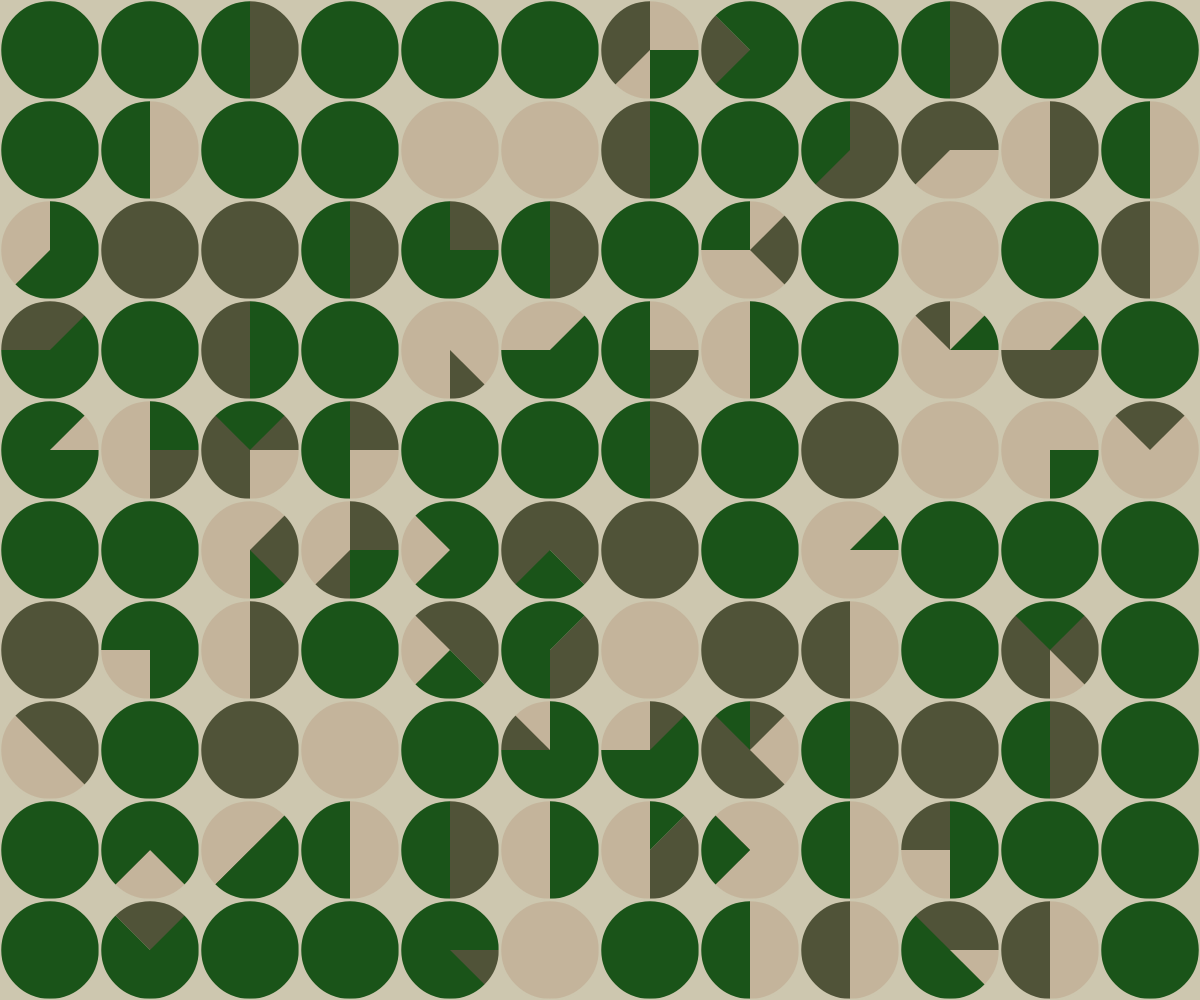
Frame 1 (no input)
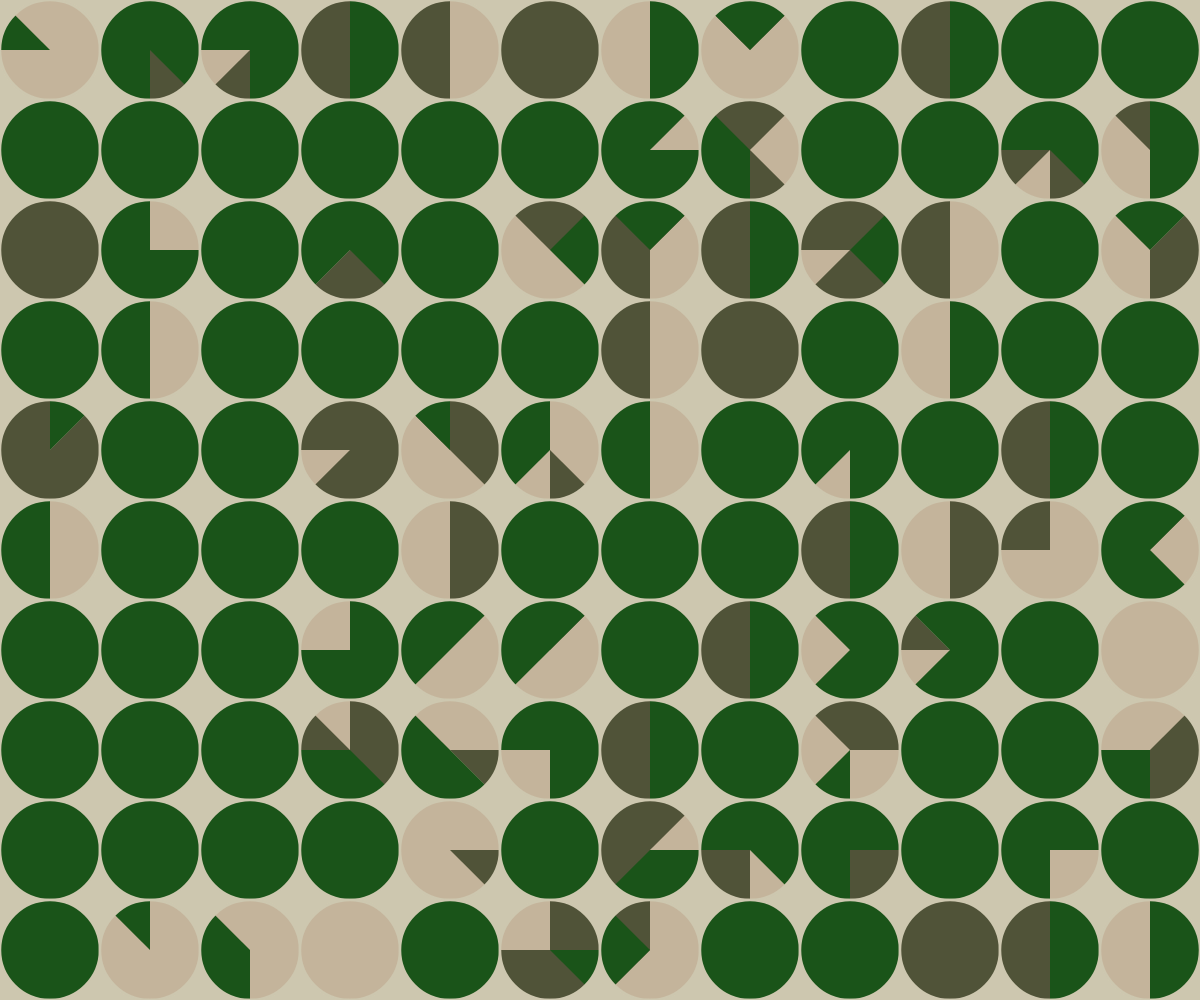
Frame 2 (the mouse pressed at the canvas centre, redrawn once)

The p5.js sketch that drew these frames (run headless with seeded random() and noise() and a simulated clock; the mouse was pressed at the canvas centre and the sketch redrawn once):

// p5.js sketch
// ── sketch.js
let fondo = [205, 199, 175];

let campoDeRiego = {
  X: 0,
  Y: 0,
  diametro: 100,

  loteo: function () {
    this.X -= this.diametro / 2;
    for (let i = 0; i < width / this.diametro; i++) {
      this.Y = this.diametro / 2;
      this.X += this.diametro;
      lote.regar(this.X, this.Y, this.diametro);
      noFill();
      stroke(fondo);
      strokeWeight(this.diametro / 40);
      circle(this.X, this.Y, this.diametro);
      for (let j = 0; j < height / this.diametro; j++) {
        this.Y += this.diametro;
        lote.regar(this.X, this.Y, this.diametro);
        noFill();
        stroke(fondo);
        strokeWeight(this.diametro / 40);
        circle(this.X, this.Y, this.diametro);
      }
    }
    this.X = 0;
    this.Y = 0;
  },
};

let lote = {
  regar: function (X, Y, diametro) {
    noStroke();
    //let seed = Math.floor(Math.random() *)
    let verde = [26, 84, 25];
    let amarillo = [196, 180, 155];
    let marron = [80, 83, 56];
    let colores = [verde, amarillo, marron];

    let estados = () => Math.floor(Math.random() * 3);

    switch (estados()) {
      case 0:
        let seed = () => Math.floor(Math.random() * 8);
        let angulo45 = [
          0,
          QUARTER_PI,
          HALF_PI,
          HALF_PI + QUARTER_PI,
          PI,
          PI + QUARTER_PI,
          PI + HALF_PI,
          PI + HALF_PI + QUARTER_PI,
        ];
        fill(amarillo);
        circle(X, Y, diametro);
        fill(marron);
        arc(X, Y, diametro, diametro, angulo45[seed()], angulo45[seed()], PIE);
        fill(verde);
        arc(X, Y, diametro, diametro, angulo45[seed()], angulo45[seed()], PIE);
        //arc(X, Y, diametro, diametro, HALF_PI, PI, PIE);
        break;

      case 1:
        let color = () => Math.floor(Math.random() * 3);
        fill(colores[color()]);
        circle(X, Y, diametro);
        fill(colores[color()]);
        arc(X, Y, diametro, diametro, HALF_PI, PI + HALF_PI, PIE);
        break;

      case 2:
        fill(26, 84, 25);
        circle(X, Y, diametro);
        break;
    }
  },
};

function setup() {
  createCanvas(windowWidth, windowHeight);
  background(fondo);
}

function draw() {
  noLoop();
  campoDeRiego.loteo();
}

function mousePressed() {
  campoDeRiego.loteo();
}
